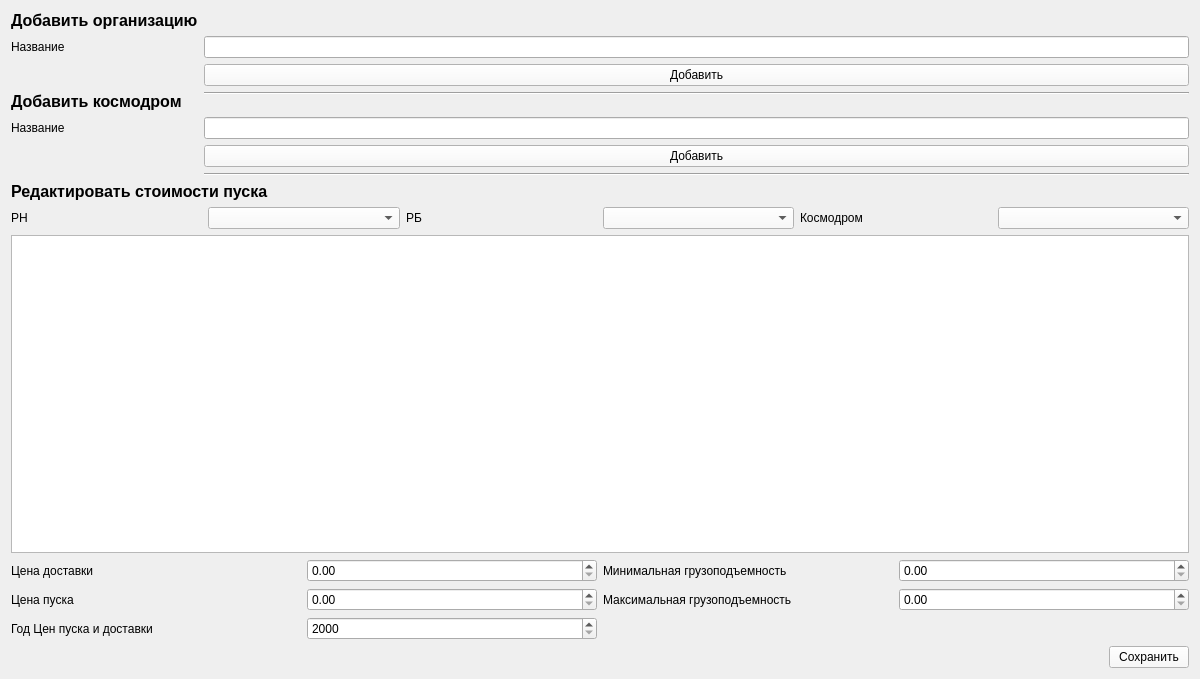
            <widget class="QWidget" name="scrollAreaWidgetContents_6">
             <property name="geometry">
              <rect>
               <x>0</x>
               <y>0</y>
               <width>1200</width>
               <height>679</height>
              </rect>
             </property>
             <layout class="QVBoxLayout" name="verticalLayout_20">
              <item>
               <layout class="QVBoxLayout" name="verticalLayout_19">
                <item>
                 <layout class="QFormLayout" name="formLayout_2">
                  <item row="0" column="0">
                   <widget class="QLabel" name="label_15">
                    <property name="font">
                     <font>
                      <pointsize>12</pointsize>
                      <weight>75</weight>
                      <bold>true</bold>
                     </font>
                    </property>
                    <property name="text">
                     <string>Добавить организацию</string>
                    </property>
                   </widget>
                  </item>
                  <item row="1" column="0">
                   <widget class="QLabel" name="label_34">
                    <property name="text">
                     <string>Название</string>
                    </property>
                   </widget>
                  </item>
                  <item row="1" column="1">
                   <widget class="QLineEdit" name="lineEdit_6"/>
                  </item>
                  <item row="2" column="1">
                   <widget class="QPushButton" name="pushButton_5">
                    <property name="styleSheet">
                     <string notr="true">background-color: rgb(249, 249, 249)</string>
                    </property>
                    <property name="text">
                     <string>Добавить</string>
                    </property>
                   </widget>
                  </item>
                  <item row="3" column="0">
                   <widget class="QLabel" name="label_16">
                    <property name="font">
                     <font>
                      <pointsize>12</pointsize>
                      <weight>75</weight>
                      <bold>true</bold>
                     </font>
                    </property>
                    <property name="text">
                     <string>Добавить космодром</string>
                    </property>
                   </widget>
                  </item>
                  <item row="3" column="1">
                   <widget class="Line" name="line_3">
                    <property name="orientation">
                     <enum>Qt::Horizontal</enum>
                    </property>
                   </widget>
                  </item>
                  <item row="4" column="0">
                   <widget class="QLabel" name="label_35">
                    <property name="text">
                     <string>Название</string>
                    </property>
                   </widget>
                  </item>
                  <item row="4" column="1">
                   <widget class="QLineEdit" name="lineEdit_7"/>
                  </item>
                  <item row="5" column="1">
                   <widget class="QPushButton" name="pushButton_6">
                    <property name="styleSheet">
                     <string notr="true">background-color: rgb(249, 249, 249)</string>
                    </property>
                    <property name="text">
                     <string>Добавить</string>
                    </property>
                   </widget>
                  </item>
                  <item row="6" column="1">
                   <widget class="Line" name="line_2">
                    <property name="orientation">
                     <enum>Qt::Horizontal</enum>
                    </property>
                   </widget>
                  </item>
                 </layout>
                </item>
                <item>
                 <layout class="QVBoxLayout" name="verticalLayout_13">
                  <item>
                   <widget class="QLabel" name="label_50">
                    <property name="font">
                     <font>
                      <pointsize>12</pointsize>
                      <weight>75</weight>
                      <bold>true</bold>
                     </font>
                    </property>
                    <property name="text">
                     <string>Редактировать стоимости пуска</string>
                    </property>
                   </widget>
                  </item>
                  <item>
                   <layout class="QHBoxLayout" name="horizontalLayout_17">
                    <item>
                     <widget class="QLabel" name="label_39">
                      <property name="text">
                       <string>РН</string>
                      </property>
                     </widget>
                    </item>
                    <item>
                     <widget class="QComboBox" name="comboBox_6">
                      <property name="font">
                       <font>
                        <weight>50</weight>
                        <bold>false</bold>
                       </font>
                      </property>
                      <property name="styleSheet">
                       <string notr="true">background-color: rgb(249, 249, 249)</string>
                      </property>
                     </widget>
                    </item>
                    <item>
                     <widget class="QLabel" name="label_40">
                      <property name="text">
                       <string>РБ</string>
                      </property>
                     </widget>
                    </item>
                    <item>
                     <widget class="QComboBox" name="comboBox_7">
                      <property name="styleSheet">
                       <string notr="true">background-color: rgb(249, 249, 249)</string>
                      </property>
                     </widget>
                    </item>
                    <item>
                     <widget class="QLabel" name="label_41">
                      <property name="text">
                       <string>Космодром</string>
                      </property>
                     </widget>
                    </item>
                    <item>
                     <widget class="QComboBox" name="comboBox_8">
                      <property name="styleSheet">
                       <string notr="true">background-color: rgb(249, 249, 249)</string>
                      </property>
                     </widget>
                    </item>
                   </layout>
                  </item>
                  <item>
                   <widget class="QTableWidget" name="tableWidget_9"/>
                  </item>
                  <item>
                   <layout class="QHBoxLayout" name="horizontalLayout_19">
                    <item>
                     <widget class="QLabel" name="label_42">
                      <property name="text">
                       <string>Цена доставки</string>
                      </property>
                     </widget>
                    </item>
                    <item>
                     <widget class="QDoubleSpinBox" name="doubleSpinBox">
                      <property name="styleSheet">
                       <string notr="true"/>
                      </property>
                      <property name="minimum">
                       <double>0.000000000000000</double>
                      </property>
                      <property name="maximum">
                       <double>99999.990000000005239</double>
                      </property>
                      <property name="singleStep">
                       <double>1.000000000000000</double>
                      </property>
                     </widget>
                    </item>
                    <item>
                     <widget class="QLabel" name="label_46">
                      <property name="text">
                       <string>Минимальная грузоподъемность</string>
                      </property>
                     </widget>
                    </item>
                    <item>
                     <widget class="QDoubleSpinBox" name="doubleSpinBox_3">
                      <property name="minimum">
                       <double>0.000000000000000</double>
                      </property>
                      <property name="maximum">
                       <double>99999.990000000005239</double>
                      </property>
                      <property name="singleStep">
                       <double>1.000000000000000</double>
                      </property>
                     </widget>
                    </item>
                   </layout>
                  </item>
                  <item>
                   <layout class="QHBoxLayout" name="horizontalLayout_20">
                    <item>
                     <widget class="QLabel" name="label_44">
                      <property name="text">
                       <string>Цена пуска</string>
                      </property>
                     </widget>
                    </item>
                    <item>
                     <widget class="QDoubleSpinBox" name="doubleSpinBox_2">
                      <property name="minimum">
                       <double>0.000000000000000</double>
                      </property>
                      <property name="maximum">
                       <double>99999.990000000005239</double>
                      </property>
                      <property name="singleStep">
                       <double>1.000000000000000</double>
                      </property>
                     </widget>
                    </item>
                    <item>
                     <widget class="QLabel" name="label_47">
                      <property name="text">
                       <string>Максимальная грузоподъемность</string>
                      </property>
                     </widget>
                    </item>
                    <item>
                     <widget class="QDoubleSpinBox" name="doubleSpinBox_4">
                      <property name="minimum">
                       <double>0.000000000000000</double>
                      </property>
                      <property name="maximum">
                       <double>99999.990000000005239</double>
                      </property>
                      <property name="singleStep">
                       <double>1.000000000000000</double>
                      </property>
                     </widget>
                    </item>
                   </layout>
                  </item>
                  <item>
                   <layout class="QHBoxLayout" name="horizontalLayout_21">
                    <item>
                     <widget class="QLabel" name="label_43">
                      <property name="text">
                       <string>Год Цен пуска и доставки</string>
                      </property>
                     </widget>
                    </item>
                    <item>
                     <widget class="QSpinBox" name="spinBox_2">
                      <property name="minimum">
                       <number>2000</number>
                      </property>
                      <property name="maximum">
                       <number>3000</number>
                      </property>
                     </widget>
                    </item>
                    <item>
                     <widget class="QLabel" name="label_48">
                      <property name="text">
                       <string/>
                      </property>
                     </widget>
                    </item>
                    <item>
                     <widget class="QLabel" name="label_49">
                      <property name="text">
                       <string/>
                      </property>
                     </widget>
                    </item>
                   </layout>
                  </item>
                  <item>
                   <layout class="QHBoxLayout" name="horizontalLayout_18">
                    <item>
                     <spacer name="horizontalSpacer_16">
                      <property name="orientation">
                       <enum>Qt::Horizontal</enum>
                      </property>
                      <property name="sizeHint" stdset="0">
                       <size>
                        <width>40</width>
                        <height>20</height>
                       </size>
                      </property>
                     </spacer>
                    </item>
                    <item>
                     <widget class="QPushButton" name="pushButton_12">
                      <property name="styleSheet">
                       <string notr="true">background-color: rgb(249, 249, 249)</string>
                      </property>
                      <property name="text">
                       <string>Сохранить</string>
                      </property>
                     </widget>
                    </item>
                   </layout>
                  </item>
                 </layout>
                </item>
               </layout>
              </item>
             </layout>
            </widget>
